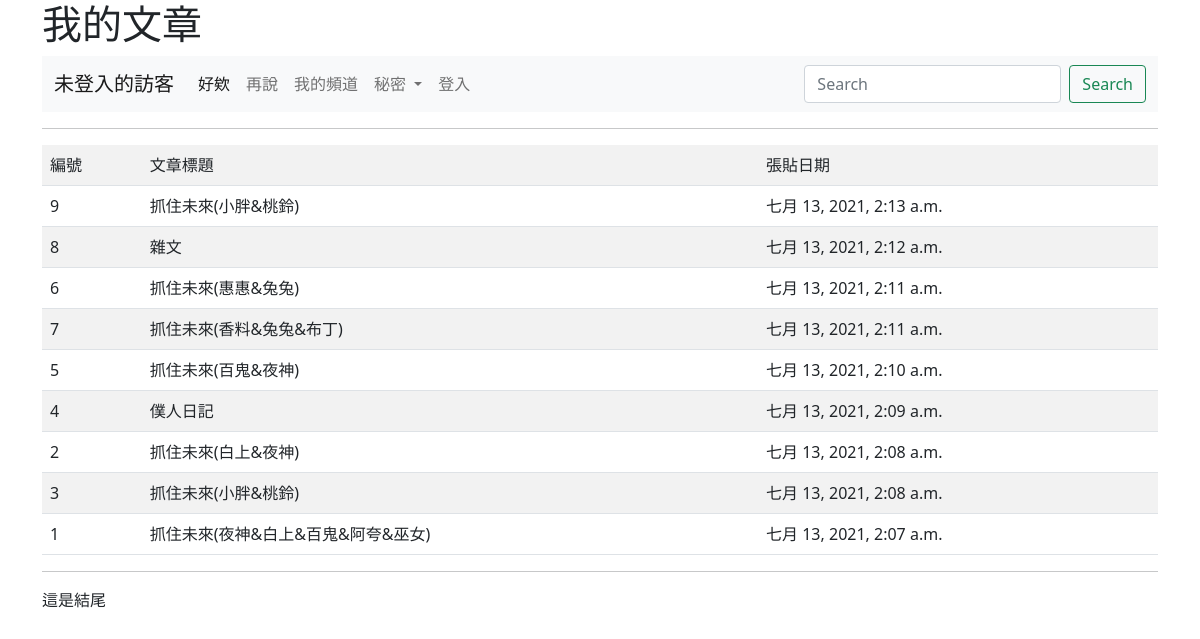
Page /news/ on the committed database.
### mysite/models.py (models this page shows, shortened)
class Post(models.Model):
    title = models.CharField(max_length=200)
    content = models.TextField()
    pub_date = models.DateTimeField(default=timezone.now)
    class Meta:
        ordering = ('-pub_date',)

### mysite/views.py (the view)
# urls.py: path('news/',views.news),
def news(request):
    posts = Post.objects.all()
    return render(request,"news.html",locals())

### templates/news.html (shortened to what this page needs)
{% extends "base.html" %}
{% block main %}
	<hr>
    <table  class="table table-striped">
        <tr><td>編號</td><td>文章標題</td><td>張貼日期</td></tr>
    {% for post in posts %}
        <tr>
        <td>{{ post.id }}</td>
        <td>
            {% if request.user.is_authenticated %}
            <a href=" /show/{{post.id}}/">{{post.title}}</a></td>
        {% else %}
        {{post.title}}
        {% endif %}
        <td>{{ post.pub_date }}
        </td>
    </tr>
    {% endfor %}
    </table>
{% endblock %}

### rows in the picture
Post: id "9", title "抓住未來(小胖&桃鈴)", pub_date "七月 13, 2021, 2:13 a.m."
Post: id "8", title "雜文", pub_date "七月 13, 2021, 2:12 a.m."
Post: id "6", title "抓住未來(惠惠&兔兔)", pub_date "七月 13, 2021, 2:11 a.m."
Post: id "7", title "抓住未來(香料&兔兔&布丁)", pub_date "七月 13, 2021, 2:11 a.m."
Post: id "5", title "抓住未來(百鬼&夜神)", pub_date "七月 13, 2021, 2:10 a.m."
Post: id "4", title "僕人日記", pub_date "七月 13, 2021, 2:09 a.m."
Post: id "2", title "抓住未來(白上&夜神)", pub_date "七月 13, 2021, 2:08 a.m."
Post: id "3", title "抓住未來(小胖&桃鈴)", pub_date "七月 13, 2021, 2:08 a.m."
Post: id "1", title "抓住未來(夜神&白上&百鬼&阿夸&巫女)", pub_date "七月 13, 2021, 2:07 a.m."
